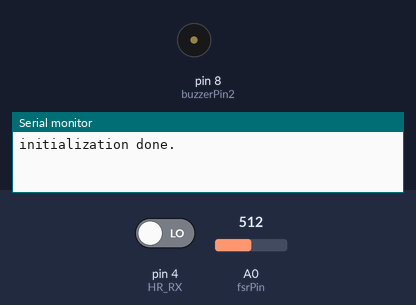
Simulated run of this sketch. Board: Arduino Uno, built with avr-gcc and run on an emulated ATmega328P. Shown: buzzer (waves = sounding), the last lines printed to the serial monitor. Inputs (shaded band) come from the test bench; at power-on: pin 4 (HR_RX) LOW, A0 (fsrPin) = 512. Storage starts empty.

Above: at 0.1 s.
At 30.1 s:
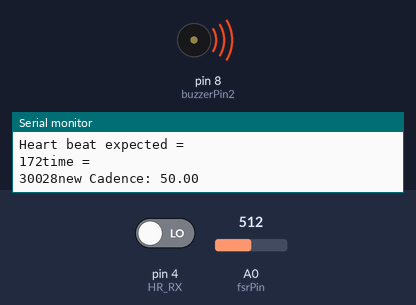
Timing chart, 0 to 32.3 s (numbered marks = the images above):
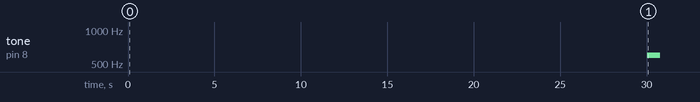

Measured:
- by itself, tone on pin 8 (buzzerPin2): silent → 600 Hz at 30.0 s, → silent 0.75 s later

The sketch:

HR_and_SPM_v2.ino
```cpp
/*
Tempo Control For Simple Cardio Workouts

Written by Levi Rash for Cal Poly SLO
 */

// Includes------------
#include <SPI.h>
#include <SD.h>
File myFile;

// defines for more readable code
#define HR_RX 4 // pin polar is connected to.
#define AVG_SIZE 9 // usually 5
#define FILENAME_HR "KHR3.txt" // FOR NOW CAP THIS AT 8 CHARACTERS NOT INCLUDING .TXT
#define FILENAME_SPM "KSPM3.txt"
#define FILENAME_CAD "KCAD3.txt"
#define FILENAME_EXP_HR "KHRE3.txt"
#define TAU 10

// defines for get expected heart rate
#define NUM_DESIRED_HR 6 // Assuming 6 desired heart rates and times, change as needed

// Global Variables-----------
typedef enum {ST_INIT, ST_DETECT, ST_UPDATE, ST_POST} State_type;
State_type state = ST_INIT;

// All from Cario Trainer Code to get instantaneous HR and store it, also get average of last 5 hr measurments
int hb_median = 0;
int hb_expected = 100;
int hb_index    = 0;
int hb_bpm      = 0;

bool workout_started = 0;

unsigned long workout_start_time = 0;
unsigned long curr_time_HR, last_time_HR, hb_time;
int hb_array[AVG_SIZE];

uint8_t hb_oldSample, hb_sample;


// Variables for getting the avg SPM and storing it
int fsrPin = 0;     // the FSR and 10K pulldown are connected to a0
int fsrReading;     // the analog reading from the FSR resistor divider
int fsrVoltage;     // the analog reading converted to voltage
unsigned long fsrResistance;  // The voltage converted to resistance, can be very big so make "long"
unsigned long fsrConductance;
long fsrForce;       // Finally, the resistance converted to force
int fsrLast = 0;

unsigned long curr_time_STEP, last_time_STEP;
unsigned long SPM_time;
int step_SPM = 0;
int step_index = 0;
int step_array[AVG_SIZE];
int step_average = 0;

int step_median = 100;
int step_median_prev = 100;
bool step_bool = 0;


// Metronome variables
int buzzerPin1 = 9; // Choose a PWM pin connected to the buzzer
int buzzerPin2 = 8;
int h_switch = 0;
unsigned long MET_interval = 60000 / hb_expected; // Interval between beats in milliseconds
unsigned long curr_time_MET, last_time_MET;


// variables for updating pace
unsigned long curr_update_time, last_update_time= 0;

// updating tempo variables
int RHR = 40;
float cadence_next = 100;

// variables for ending the workout  - only check in update state
// in mins CHANGE THE WORKOUT LENGTH HERE
int workout_length = 9;
unsigned long workout_time = 0;

// variables for getting the expected heart rate
int desired_HRs[] = {127, 127, 172, 172, 127, 127}; //, 135, 135, 115, 115};
float desired_times[] = {0, 3, 3.2, 7, 7.2, 10}; //, 3.5, 5.5, 8, 10};

void setup()
 { Serial.begin(9600);
  while (!Serial) {
    ; // wait for serial port to connect. Needed for native USB port only
  }

  if (!SD.begin(10)) {
    Serial.println("initialization failed!");
    while (1);
  }
  Serial.println("initialization done.");
  SD.remove(FILENAME_HR); //Clearing room for file.
  SD.remove(FILENAME_SPM);
  SD.remove(FILENAME_CAD);
  SD.remove(FILENAME_EXP_HR);

  pinMode(HR_RX, INPUT);
  workout_started = 1;
  delay(30000);
  tone(buzzerPin1, 600, 750); // 225, 25
  tone(buzzerPin2, 600, 750); // 225, 25
 }


void loop ()
 {
  // FSM:
  switch (state) {
    case ST_INIT:  //===============================================================================
      if(workout_started){
        // May want to play start message to the user "Workout Starts in 3, 2, 1"
        // Start Timer for workout
        workout_start_time = millis();
        //initializing times
        last_time_HR    = workout_start_time;
        curr_time_HR    = workout_start_time;

        last_time_STEP  = workout_start_time;
        curr_time_STEP  = workout_start_time;

        last_time_MET   = workout_start_time;
        curr_time_MET   = workout_start_time;

        // Go to detect state
        state = ST_DETECT;
      }
      else{
        state = ST_INIT;
      }
      break;

    case ST_DETECT:  //=============================================================================
      // BEGIN WITH METRONOME -> THEN HR -> THEN STEP (COULD SWITCH MET & HR LATER)

      // =============================== METRONOME ===================================================
      // Metronome generation for the user to follow
      // dont generate until 1 TAU has passed from the beginning, after that generate based on the MET_interval
      // Check if it's time to play the next beat
      curr_time_MET = millis();
      //Serial.println(curr_time_MET);
      if (curr_time_MET > (1000 * TAU + workout_start_time)){ //checking to mkae sure its past one TAU
        if (curr_time_MET - last_time_MET >= MET_interval) { // checking to make sure its time to play the met
          last_time_MET = curr_time_MET;
          // Generate tone
          if (h_switch == 0) {
            tone(buzzerPin1, 275, 20); // 225, 25
            h_switch = h_switch + 1;
          } else {
            tone(buzzerPin2, 275, 20);
            h_switch = h_switch - 1;
          }
        }
      }
      // =============================== METRONOME ===================================================


      // =============================== HR DETECTION ===================================================
      // Continously detecting HB until we hit instruction time or end time.
      hb_sample = digitalRead(HR_RX);  //Store signal output
      curr_time_HR = millis();
      if (hb_sample && (hb_oldSample != hb_sample)) {
        hb_time = curr_time_HR - last_time_HR;
        hb_bpm = 60000/hb_time;
        //Serial.print("detected a hb");
        //hb_time is time between two beats
        //hb_bpm is instantanoeus hr
        last_time_HR = curr_time_HR;  // to account for the delay or writing to the sd card

        // WRITING TO SD CARD
        myFile = SD.open(FILENAME_HR, FILE_WRITE); //Writing HB and time to SD.
        if (myFile) {
           myFile.println(hb_bpm);//myHBFile.print("HeartBeat: ");
           myFile.println(curr_time_HR);//myHBFile.print(" Time: ");
           myFile.close();
        }
        // END OF WRITING TO SD CARD


        // storing the instantanoeus hr to the hb array which stores the last 5 heart rate detections
        if (hb_index < AVG_SIZE){
          hb_array[hb_index] = hb_bpm;
          hb_index += 1;
        } else{
          hb_array[0] = hb_bpm;
          hb_index = 1;
        }
      }

      hb_oldSample = hb_sample;
    // =============================== HR DETECTION ===================================================


    // =============================== STEP DETECTION ===================================================
    fsrReading = analogRead(fsrPin);
    curr_time_STEP = millis();

    // analog voltage reading ranges from about 0 to 1023 which maps to 0V to 5V (= 5000mV)
    fsrVoltage = map(fsrReading, 0, 1023, 0, 5000);

    if (fsrVoltage == 0) {
    //Serial.println("No pressure");
    } else {
      // The voltage = Vcc * R / (R + FSR) where R = 10K and Vcc = 5V
      // so FSR = ((Vcc - V) * R) / V        yay math!
      fsrResistance = 5000 - fsrVoltage;     // fsrVoltage is in millivolts so 5V = 5000mV
      fsrResistance *= 10000;                // 10K resistor
      fsrResistance /= fsrVoltage;
      fsrConductance = 1000000;           // we measure in micromhos so
      fsrConductance /= fsrResistance;

      // Use the two FSR guide graphs to approximate the force
      if (fsrConductance <= 1000) {
        fsrForce = fsrConductance / 80;
      } else {
        fsrForce = fsrConductance - 1000;
        fsrForce /= 30;
      }
    }


    step_bool = (fsrForce >= 2) && (fsrLast <= 1);
    // testing new stuff, instantaneous spm and stuff like that
   /* if ((fsrForce > 15) && (fsrLast < 15)) {
      SPM_time = curr_time_STEP - last_time_STEP;
      step_SPM = 2 * (60000/SPM_time);
      last_time_STEP = curr_time_STEP;
      // ADD to array of 5 after getting instant
      Serial.print("detected a stride");
      Serial.println(step_SPM); */

    if (step_bool) {
      SPM_time = curr_time_STEP - last_time_STEP;
      if (SPM_time < 600){
      } else {
      step_SPM = 2 * (60000/SPM_time);
      last_time_STEP = curr_time_STEP;
      // ADD to array of 5 after getting instant
      //Serial.print("detected a stride");
      //Serial.println(step_SPM);
      // delay by 12 millis to mimic storing to sd card
      }

      // WRITING TO SD CARD
      myFile = SD.open(FILENAME_SPM, FILE_WRITE); //Writing HB and time to SD.
      if (myFile) {
        myFile.println(step_SPM);//myHBFile.print("HeartBeat: ");
        myFile.println(curr_time_STEP);//myHBFile.print(" Time: ");
        myFile.close();
      }
      // END OF WRITING TO SD CARD


      // storing instantaneous SPM in array of 5 last readings
      if (step_index < AVG_SIZE){
        step_array[step_index] = step_SPM;
        step_index += 1;
      } else {
        step_array[0] = step_SPM;
        step_index = 1;
      }
    }
    fsrLast = fsrForce;
    // =============================== STEP DETECTION ===================================================


      // ======= CHECKING IF IT IS TIME TO UPDATE THE TEMPO, NEED ALL PARTS CALCULATED FIRST ===============
      curr_update_time = millis();
      if((curr_update_time - last_update_time) > (TAU * 1000)){
        state = ST_UPDATE;
        // need to median filter hb_array and average filter step_array
        // median filtering the hr measurement
        hb_median = findMedian(hb_array, AVG_SIZE); //AVG_SIZE

        // averaging filter the step measurement
        /*Serial.println("UPDATING - STEP ARRAY BELOW");
        Serial.println(step_array[0]);
        Serial.println(step_array[1]);
        Serial.println(step_array[2]);
        Serial.println(step_array[3]);
        Serial.println(step_array[4]);*/
        for (int i=0; i < AVG_SIZE; i++){ //Averaging steps.
          step_average += step_array[i];
        }
        step_average = step_average / AVG_SIZE;
        step_index = 0;
        // NOT CURRENTLY USING, BUT MIGHT LATER
        step_median_prev = step_median;
        step_median = findMedian(step_array, AVG_SIZE);  //AVG_SIZE

        last_update_time = curr_update_time;
      }

      else{
        state = ST_DETECT;
      }
      // ======= CHECKING IF IT IS TIME TO UPDATE THE TEMPO, NEED ALL PARTS CALCULATED FIRST ===============
      break;

    case ST_UPDATE:  //============================================================================
      workout_time = millis();
      // send the hb_median and step_average to update the new MET_interval
      // currently hb_expected is const = 150
      Serial.println("In ST_UPDATE");
      //Serial.print("median hr: ");
      //Serial.println(hb_median);
      //Serial.print("average spm: ");
      //Serial.println(step_average);
      //Serial.print("expected hr: ");
      //Serial.println(hb_expected);
      //Serial.print("RHR: ");
      //Serial.println(RHR); */

      // getting the expected heart rate and write it to sd card
      hb_expected = 172; //getExpectedHR(workout_time, desired_HRs, desired_times);  //172;
      Serial.println("Heart beat expected =");
      Serial.print(hb_expected);
      Serial.println("time =");
      Serial.print(workout_time);

      // WRITING TO SD CARD
      myFile = SD.open(FILENAME_EXP_HR, FILE_WRITE); //Writing HB and time to SD.
      if (myFile) {
        myFile.println(hb_expected);//myHBFile.print("HeartBeat: ");
        myFile.println(workout_time);//myHBFile.print(" Time: ");
        myFile.close();
      }
      // END OF WRITING TO SD CARD

      // want to use previous cadence: step_median_prev
      //step_median_prev = step_median;

      // calculating the next cadence for expected heart rate
      // want to use previous cadence: step_median_prev
      cadence_next = (hb_expected - RHR) * step_median_prev / (hb_median - RHR); // could use step_median here instead
      //Serial.print("Cadence b4 limit: ");
      //Serial.println(cadence_next);
      if (cadence_next < 50){
        cadence_next = 50;
      } else if (cadence_next > 250){
        cadence_next = 250;
      }
      MET_interval = 60000 / cadence_next;
      // WRITING TO SD CARD
      myFile = SD.open(FILENAME_CAD, FILE_WRITE); //Writing HB and time to SD.
      if (myFile) {
        myFile.println(cadence_next);//myHBFile.print("HeartBeat: ");
        myFile.println(curr_update_time);//myHBFile.print(" Time: ");
        myFile.close();
      }
      // END OF WRITING TO SD CARD

      // checking if it is time to stop the workout
      if (workout_time - workout_start_time > (workout_length * 60000)){
        state = ST_POST;
      } else {
        state = ST_DETECT;
      }
      Serial.print("new Cadence: ");
      Serial.println(cadence_next);
      break;


    case ST_POST:  //===============================================================================
      // just setting the buzzer to 0 to stop buzzing the user
      //Serial.println("In ST_POST");
      workout_started = 0;
      state = ST_INIT;
      tone(buzzerPin1, 500, 750);
      tone(buzzerPin2, 500, 750); // 225, 25
      digitalWrite(buzzerPin1, 0);
      digitalWrite(buzzerPin2, 0);
      break;
  }
}

//================ MEDIAN FILTERING FUNCTIONS =========================================
int findMedian(int arr[], int size) {
  // Sort the array
  bubbleSort(arr, size);

  // Find the median
  if (size % 2 == 0) {
    // If the size of the array is even
    return (arr[size / 2 - 1] + arr[size / 2]) / 2;
  } else {
    // If the size of the array is odd
    return arr[size / 2];
  }
}

void bubbleSort(int arr[], int size) {
  for (int i = 0; i < size - 1; i++) {
    for (int j = 0; j < size - i - 1; j++) {
      if (arr[j] > arr[j + 1]) {
        // Swap arr[j] and arr[j+1]
        int temp = arr[j];
        arr[j] = arr[j + 1];
        arr[j + 1] = temp;
      }
    }
  }
}

// Function definition for getting the expected heart rate
int getExpectedHR(unsigned long workout_time, int desired_HRs[], float desired_times[]) {
  // Convert workout time to minutes
  float workout_time_min = workout_time / (1000.0 * 60.0);

  // Check if workout time is within the range of desired times
  if (workout_time_min < desired_times[0]) {
    return desired_HRs[0]; // Return the first desired heart rate
  }
  else if (workout_time_min >= desired_times[NUM_DESIRED_HR - 1]) {
    return desired_HRs[NUM_DESIRED_HR - 1]; // Return the last desired heart rate
  }
  else {
    // Find the closest desired time index
    int closest_time_index = 0;
    for (int i = 1; i < NUM_DESIRED_HR; i++) {
      if (desired_times[i] <= workout_time_min) {
        closest_time_index = i;
      }
      else {
        break; // Exit loop when we find the closest time
      }
    }

    // Linear interpolation to find expected heart rate
    float slope = (desired_HRs[closest_time_index + 1] - desired_HRs[closest_time_index]) / (desired_times[closest_time_index + 1] - desired_times[closest_time_index]);
    float expected_HR = desired_HRs[closest_time_index] + slope * (workout_time_min - desired_times[closest_time_index]);

    return (int)expected_HR; // Return the expected heart rate
  }
}
```
